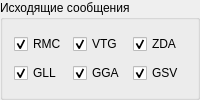
           <widget class="QGroupBox" name="OutputNMEA">
            <property name="title">
             <string>Исходящие сообщения</string>
            </property>
            <layout class="QGridLayout" name="gridLayout_2">
             <item row="0" column="0">
              <layout class="QHBoxLayout" name="horizontalLayout_3">
               <item>
                <widget class="QCheckBox" name="rmc_check">
                 <property name="text">
                  <string>RMC</string>
                 </property>
                 <property name="checked">
                  <bool>true</bool>
                 </property>
                </widget>
               </item>
               <item>
                <widget class="QCheckBox" name="vtg_check">
                 <property name="text">
                  <string>VTG</string>
                 </property>
                 <property name="checked">
                  <bool>true</bool>
                 </property>
                </widget>
               </item>
               <item>
                <widget class="QCheckBox" name="zda_check">
                 <property name="text">
                  <string>ZDA</string>
                 </property>
                 <property name="checked">
                  <bool>true</bool>
                 </property>
                </widget>
               </item>
              </layout>
             </item>
             <item row="1" column="0">
              <layout class="QHBoxLayout" name="horizontalLayout_4">
               <item>
                <widget class="QCheckBox" name="gll_check">
                 <property name="text">
                  <string>GLL</string>
                 </property>
                 <property name="checked">
                  <bool>true</bool>
                 </property>
                </widget>
               </item>
               <item>
                <widget class="QCheckBox" name="gga_check">
                 <property name="text">
                  <string>GGA</string>
                 </property>
                 <property name="checked">
                  <bool>true</bool>
                 </property>
                </widget>
               </item>
               <item>
                <widget class="QCheckBox" name="gsv_check">
                 <property name="text">
                  <string>GSV</string>
                 </property>
                 <property name="checked">
                  <bool>true</bool>
                 </property>
                </widget>
               </item>
              </layout>
             </item>
            </layout>
           </widget>
